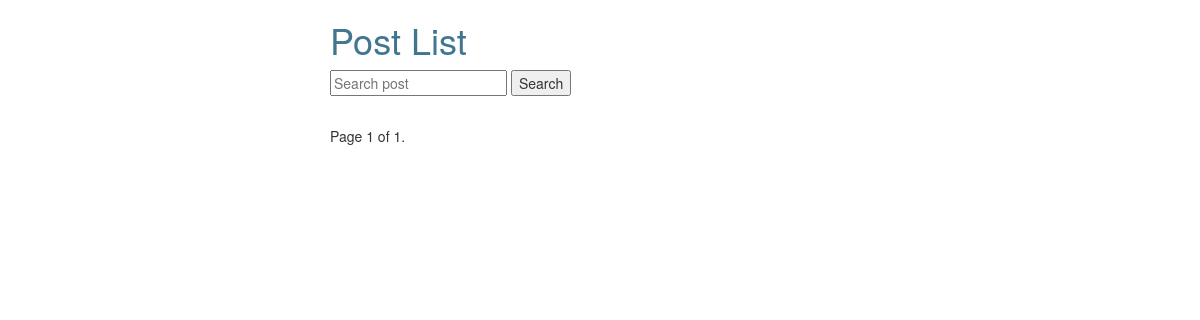
The app's page /posts/, older data.
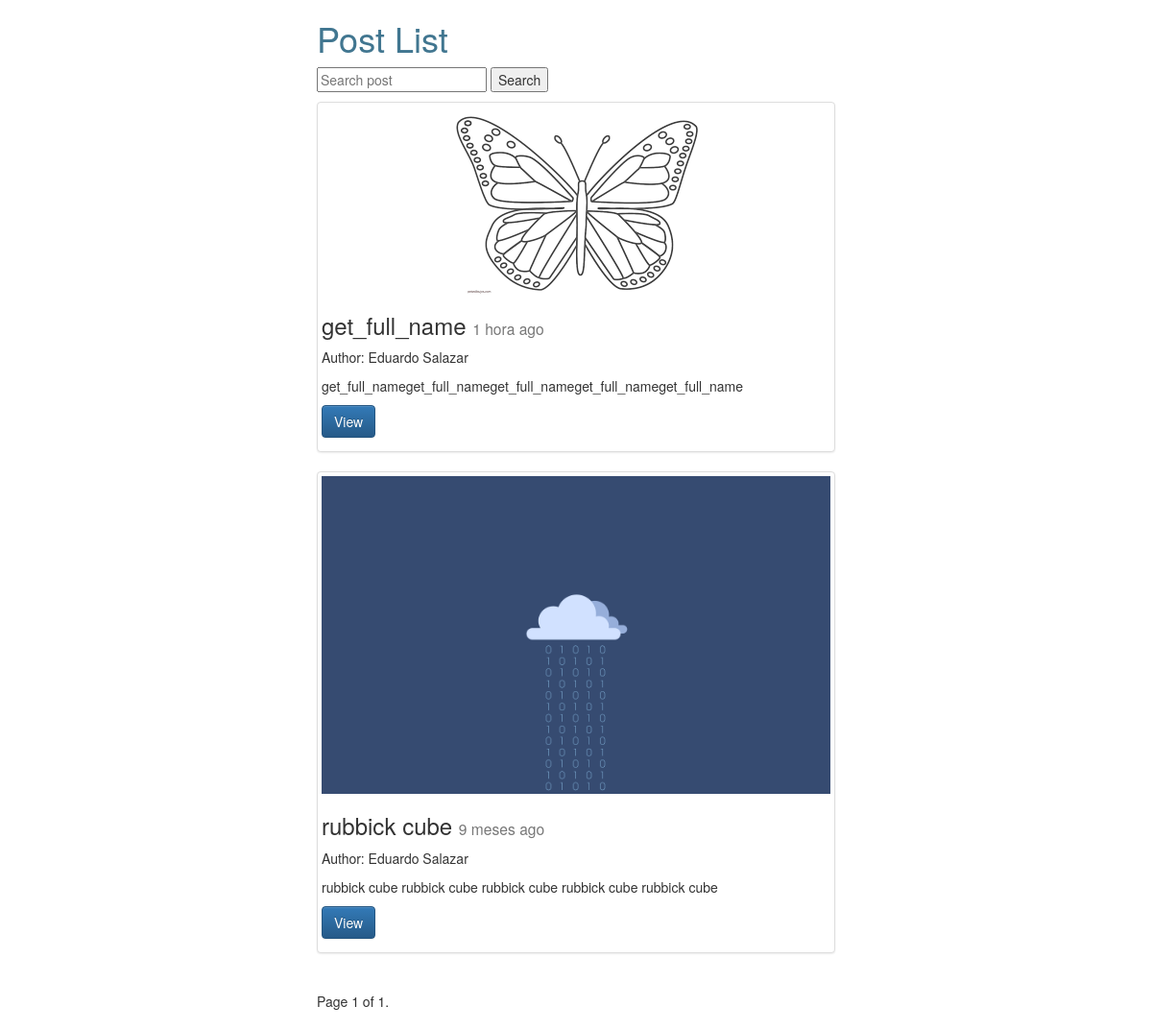
The same page, newer data.
### posts/models.py (models this page shows, shortened)
class Post(models.Model):
    user = models.ForeignKey(User, default=1)
    title = models.CharField(max_length=20)
    slug = models.SlugField(unique=True)
    image = models.ImageField(upload_to=upload_location, blank=True,
                              height_field="height_field",
                              width_field="width_field")
    height_field = models.IntegerField(default=0)
    width_field = models.IntegerField(default=0)
    content = models.TextField()
    draft = models.BooleanField(default=False)
    publish =  models.DateField(auto_now=False, auto_now_add=False)
    updated = models.DateTimeField(auto_now=True,auto_now_add=False)
    timestamps = models.DateTimeField(auto_now=False, auto_now_add=True)
    objects = PostManager() # Instance of PostManager - Link to model Manager
    def get_absolute_url(self):
        return reverse("posts:detail", kwargs={"slug": self.slug})
    class Meta:
        ordering = ["-timestamps", "-updated"]

### posts/views.py (the view, shortened to what this page needs)
def post_list(request):
    queryset_list = Post.objects.active()
    if request.user.is_staff or request.user.is_superuser:
        queryset_list = Post.objects.all()
    query = request.GET.get("q")
    paginator = Paginator(queryset_list, 2)  # Show 25 contacts per page
    page_request_var = "page"
    page = request.GET.get(page_request_var)
    try:
        queryset = paginator.page(page)
    except PageNotAnInteger:
        queryset = paginator.page(1)
    except EmptyPage:
        queryset = paginator.page(paginator.num_pages)
    content = {
        "queryset": queryset,
        "content": "List Content Auth!",
        "page_request_var": page_request_var
    }
    return render(request, "post_list.html", content)

### posts/models.py (called while the page is built)
    def active(self, *args, **kwargs):
        return super(PostManager, self).filter(draft=False).filter(publish__lte=timezone.now())

### templates/post_list.html (shortened to what this page needs)
{% extends "base.html" %}
{% block content %}
    <div class="col-sm-6 col-sm-offset-3">
        <h1>Post List</h1>
    <form method="get" action="">
        <input name="q" type="text" placeholder="Search post" value="{{ request.GET.q }}" />
        <input type="submit" value="Search" />
    </form>
    {% for obj in queryset %}
        <div class="row">
          <div class="col-sm-12">
            <div class="thumbnail">
                {% if obj.image %}
                    <img src="{{ obj.image.url }}" class="img-responsive" />
                {% endif %}
                <h3> {{ obj.title }} <small>{{ obj.publish | timesince }} ago</small> </h3>
                  {% if obj.user.get_full_name %}
                      <p>Author: {{ obj.user.get_full_name }}</p>
                  {% endif %}
                  <p class="content-markdown">{{ obj.content }}</p>
                <p><a href="{{ obj.get_absolute_url }}" class="btn btn-primary" role="button">View</a> </p>
            </div>
          </div>
        </div>
    {% endfor %}
    <div class="pagination">
        <span class="step-links">
            <span class="current">
                Page {{ queryset.number }} of {{ queryset.paginator.num_pages }}.
            </span>
        </span>
    </div>
    </div>
{% endblock content %}

Row changes from the older to the newer data that the page shows:
now on this page (row edited): Post: image (picture), title "get_full_name", publish "1 hora", user.get_full_name "Eduardo Salazar", content "get_full_nameget_full_nameget_full_nameget_full_nameget_full_name"
now on this page (row edited): Post: image (picture), title "rubbick cube", publish "9 meses", user.get_full_name "Eduardo Salazar", content "rubbick cube rubbick cube rubbick cube rubbick cube rubbick cube"
